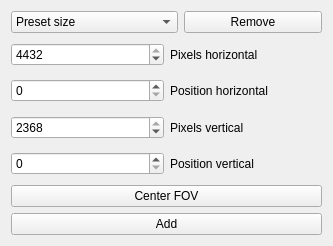
<?xml version="1.0" encoding="UTF-8"?>
<ui version="4.0">
 <class>Form</class>
 <widget class="QWidget" name="Form">
  <property name="geometry">
   <rect>
    <x>0</x>
    <y>0</y>
    <width>333</width>
    <height>246</height>
   </rect>
  </property>
  <property name="windowTitle">
   <string>Form</string>
  </property>
  <layout class="QVBoxLayout" name="verticalLayout">
   <item>
    <layout class="QHBoxLayout" name="horizontalLayout_5">
     <item>
      <widget class="QComboBox" name="comboBox_size_preset">
       <property name="toolTip">
        <string>Set size of the FOV to preset values</string>
       </property>
       <item>
        <property name="text">
         <string>Preset size</string>
        </property>
       </item>
       <item>
        <property name="text">
         <string>44032 - 0 x 2368 - 0</string>
        </property>
       </item>
       <item>
        <property name="text">
         <string>2048 - 1192 x 2048 - 160</string>
        </property>
       </item>
      </widget>
     </item>
     <item>
      <widget class="QPushButton" name="pb_remove_ROI">
       <property name="text">
        <string>Remove</string>
       </property>
      </widget>
     </item>
    </layout>
   </item>
   <item>
    <layout class="QHBoxLayout" name="horizontalLayout">
     <item>
      <widget class="QSpinBox" name="spinBox_hsize">
       <property name="toolTip">
        <string>Set the number of pixels along the horizontal axis of the camera sensor.</string>
       </property>
       <property name="maximum">
        <number>4432</number>
       </property>
       <property name="singleStep">
        <number>4</number>
       </property>
       <property name="value">
        <number>4432</number>
       </property>
      </widget>
     </item>
     <item>
      <widget class="QLabel" name="label_hsize">
       <property name="text">
        <string>Pixels horizontal   </string>
       </property>
      </widget>
     </item>
    </layout>
   </item>
   <item>
    <layout class="QHBoxLayout" name="horizontalLayout_2">
     <item>
      <widget class="QSpinBox" name="spinBox_hpos">
       <property name="toolTip">
        <string>Adjust the horizontal position of the field of view on the camera sensor.</string>
       </property>
       <property name="maximum">
        <number>4432</number>
       </property>
       <property name="singleStep">
        <number>4</number>
       </property>
       <property name="value">
        <number>0</number>
       </property>
      </widget>
     </item>
     <item>
      <widget class="QLabel" name="label_hpos">
       <property name="text">
        <string>Position horizontal</string>
       </property>
      </widget>
     </item>
    </layout>
   </item>
   <item>
    <layout class="QHBoxLayout" name="horizontalLayout_3">
     <item>
      <widget class="QSpinBox" name="spinBox_vsize">
       <property name="toolTip">
        <string>Set the number of pixels along the vertical axis of the camera sensor.</string>
       </property>
       <property name="maximum">
        <number>2368</number>
       </property>
       <property name="singleStep">
        <number>4</number>
       </property>
       <property name="value">
        <number>2368</number>
       </property>
      </widget>
     </item>
     <item>
      <widget class="QLabel" name="label_vsize">
       <property name="text">
        <string>Pixels vertical       </string>
       </property>
      </widget>
     </item>
    </layout>
   </item>
   <item>
    <layout class="QHBoxLayout" name="horizontalLayout_4">
     <item>
      <widget class="QSpinBox" name="spinBox_vpos">
       <property name="toolTip">
        <string>Adjust the vertical position of the field of view on the camera sensor.</string>
       </property>
       <property name="maximum">
        <number>2368</number>
       </property>
       <property name="singleStep">
        <number>4</number>
       </property>
       <property name="value">
        <number>0</number>
       </property>
      </widget>
     </item>
     <item>
      <widget class="QLabel" name="label_vpos">
       <property name="text">
        <string>Position vertical    </string>
       </property>
      </widget>
     </item>
    </layout>
   </item>
   <item>
    <widget class="QPushButton" name="pb_center_FOV">
     <property name="text">
      <string>Center FOV</string>
     </property>
    </widget>
   </item>
   <item>
    <widget class="QPushButton" name="pb_add_ROI">
     <property name="text">
      <string>Add</string>
     </property>
    </widget>
   </item>
  </layout>
 </widget>
 <resources/>
 <connections/>
</ui>
